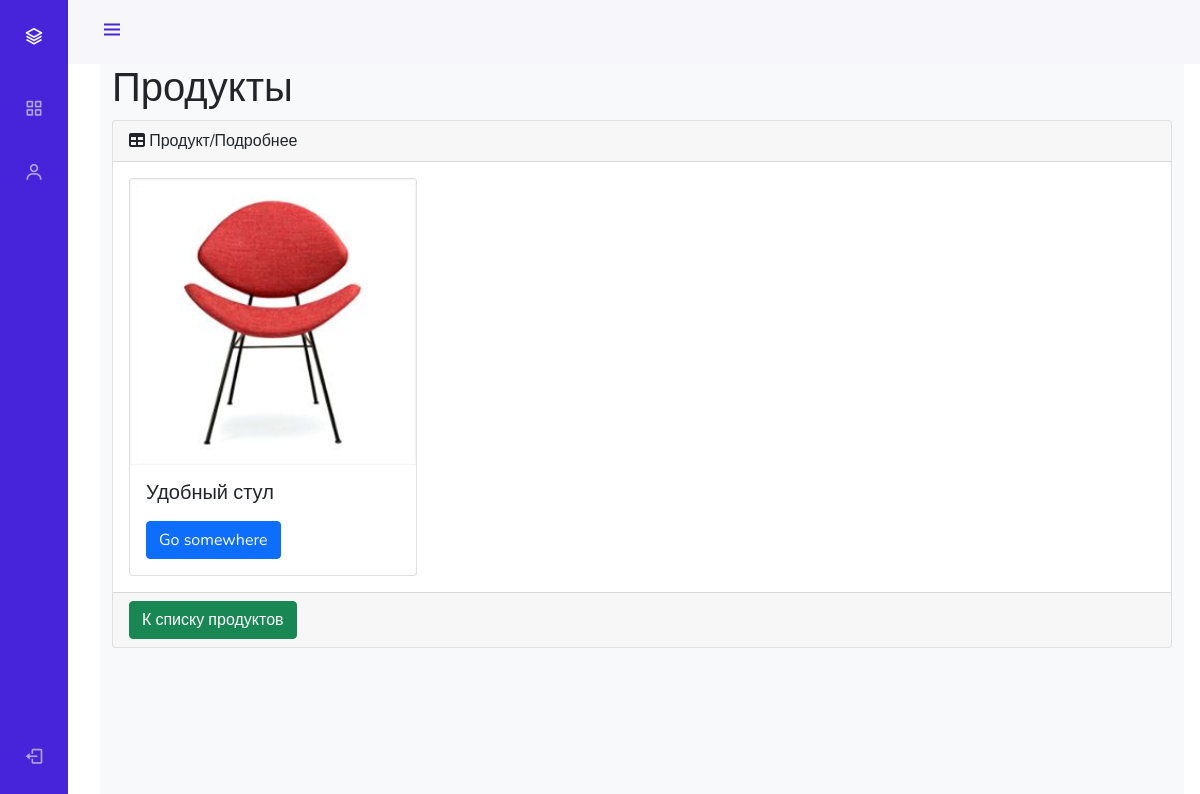
Page /admin_stuff/products/read/1/ (signed in) on the committed database.
### mainapp/models.py (models this page shows, shortened)
class Product(models.Model):
    category = models.ForeignKey(
        ProductCategory,
        on_delete=models.CASCADE
    )
    name = models.CharField(
        verbose_name='имя продукт',
        max_length=128
    )
    image = models.ImageField(
        upload_to='products_images',
        blank=True
    )
    short_desc = models.CharField(
        verbose_name='краткое описание',
        max_length=60,
        blank=True
    )
    description = models.TextField(
        verbose_name='описание',
        blank=True
    )
    price = models.DecimalField(
        verbose_name='цена',
        max_digits=8,
        decimal_places=2,
        default=0
    )
    quantity = models.PositiveIntegerField(
        verbose_name='количество на складе',
        default=0
    )
    is_active = models.BooleanField(
        verbose_name='активна',
        default=True
    )

### adminapp/views.py (the view)
# urls.py: path('products/read/<int:pk>/', adminapp.product_read, name='product_read'),
@user_passes_test(lambda u: u.is_superuser)
def product_read(request, pk):
    title = 'продукт/подробнее'
    product = get_object_or_404(Product, pk=pk)
    context = {
        'title': title,
        'object': product,
        'category': product.category,
    }
    return render(request, 'adminapp/product_read.html', context)

### mainapp/context_processors.py (called while the page is built)
def basket(request):
    print(f'context processor basket works')
    basket =[]
    if request.user.is_authenticated:
       basket = Basket.objects.filter(user=request.user)
    return {
        'basket': basket,
    }

### adminapp/templates/adminapp/product_read.html (shortened to what this page needs)
{% extends 'adminapp/base.html' %}
{% load static %}
{% block content %}
    <main>
        <div class="container-fluid">
            <h1 class="mt-4">Продукты</h1>
            <div class="card mb-4">
                <div class="card-header">
                    <i class="fas fa-table mr-1"></i>
                    {{ title|title }}
                </div>
                <div class="card-body">
                    <div class="table-responsive">
                        <div class="card" style="width: 18rem;">
                          <img src="/media/{{ object.image }}" class="card-img-top" alt="...">
                          <div class="card-body">
                            <h5 class="card-title">{{ object.name }}</h5>
                            <a href="#" class="btn btn-primary">Go somewhere</a>
                          </div>
                        </div>
                    </div>
                </div>
                <div class="card-footer">
                    <a href="{% url 'admin_stuff:products' pk=category.pk %}">
                        <button class="btn btn-success">К списку продуктов</button>
                    </a>
                </div>
            </div>
        </div>
    </main>
{% endblock %}

### adminapp/static/adminapp/css/style.css (style rules this page uses)
:root { --header-height: 3rem; --nav-width: 68px; --first-color: #4723D9; --first-color-light: #AFA5D9; --white-color: #F7F6FB; --body-font: 'Nunito', sans-serif; --normal-font-size: 1rem; --z-fixed: 100 }
body { position: relative; margin: var(--header-height) 0 0 0; padding: 0 1rem; font-family: var(--body-font); font-size: var(--normal-font-size); transition: .5s }
a { text-decoration: none }
@media screen and (min-width: 768px) { body { margin: calc(var(--header-height) + 1rem) 0 0 0; padding-left: calc(var(--nav-width) + 2rem) } }

### rows in the picture
Product: image (picture), name "Удобный стул"

### other values in the picture
{{ title|title }} "Продукт/Подробнее"
